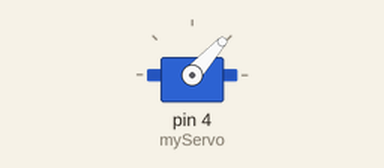
Simulated run of this sketch. Board: Arduino Uno, built with avr-gcc and run on an emulated ATmega328P. Parts: servo.

Above: at 0.05 s.
At 0.65 s:
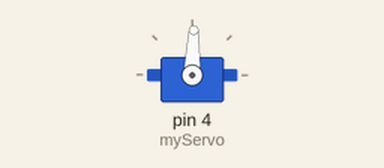
At 1.25 s:
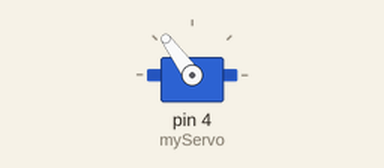
At 2.5 s:
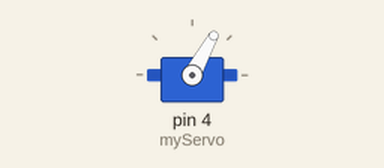
Timing chart, 0 to 6.3 s (numbered marks = the images above):
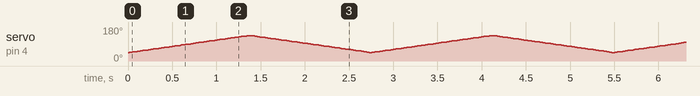

The sketch:

Servo_Motor.ino
```cpp
/*
 Controlling a servo position using a potentiometer (variable resistor)
 by Michal Rinott <http://people.interaction-ivrea.it/m.rinott>

 modified on 8 Nov 2013
 by Scott Fitzgerald
 http://arduino.cc/en/Tutorial/Knob
*/

#include <Servo.h>

Servo myServo;  // create servo object to control a servo

int val;    // variable for servo position

void setup()
{
  myServo.attach(4);  // attaches the servo on pin 4 to the servo object
}

void loop()
{
  for (val = 45; val <= 135; val++)
  {
    myServo.write(val);                  // sets the servo position
    delay(15);                           // waits for the servo to get there
  }
    for (val = 135; val >= 45; val--)
  {
    myServo.write(val);                  // sets the servo position
    delay(15);                           // waits for the servo to get there */
  }
}
```
